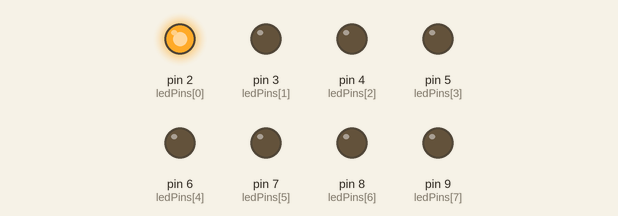
The sketch below on a simulated Arduino Uno, built with avr-gcc and run on an emulated ATmega328P. Shown: output pins drawn as LEDs (lit = HIGH).

Above: at 0.2 s.
At 1.7 s:
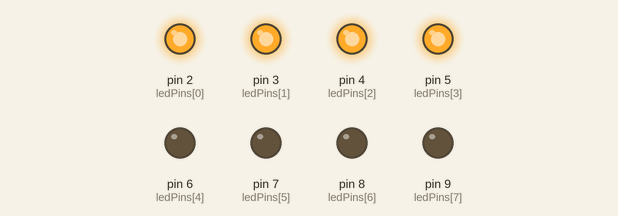
At 3.2 s:
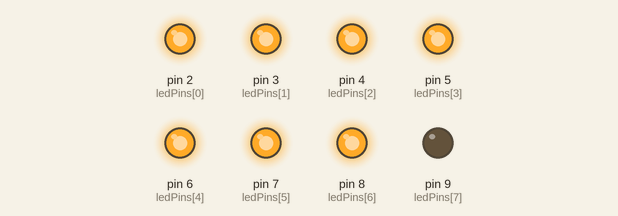
At 5.2 s:
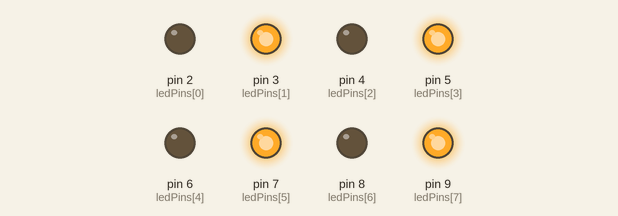
At 6.7 s:
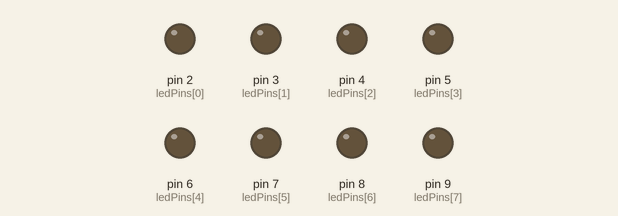
At 17.9 s:
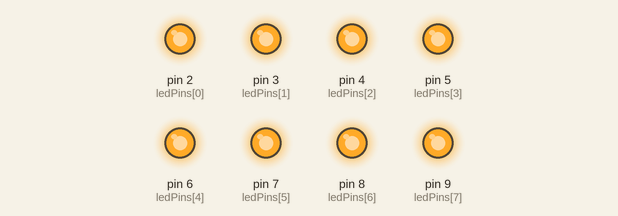
Timing chart, 0 to 18.5 s (numbered marks = the images above):
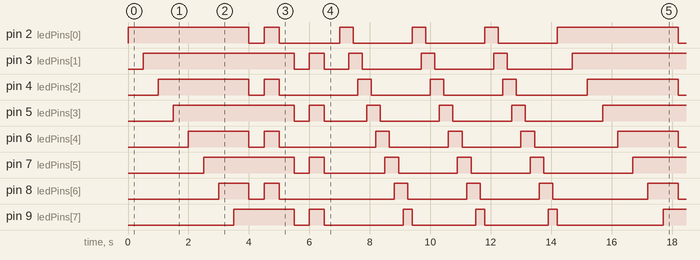

Measured:
- by itself, pin 2 (ledPins[0]): repeats every 14.2 s: LOW 0.50 s, HIGH 0.50 s, 3 × (LOW 2.0 s, HIGH 0.45 s), LOW 2.0 s, HIGH 4.0 s
- by itself, pin 7 (ledPins[5]): repeats every 14.2 s: LOW 0.50 s, HIGH 0.50 s, 3 × (LOW 2.0 s, HIGH 0.45 s), LOW 3.0 s, HIGH 3.0 s
- by itself, pin 4 (ledPins[2]): repeats every 14.2 s: LOW 0.50 s, HIGH 0.50 s, LOW 2.6 s, 2 × (HIGH 0.45 s, LOW 2.0 s), HIGH 0.45 s, LOW 2.4 s, HIGH 3.0 s
- by itself, pin 5 (ledPins[3]): repeats every 14.2 s: LOW 0.50 s, HIGH 0.50 s, LOW 1.4 s, 2 × (HIGH 0.45 s, LOW 2.0 s), HIGH 0.45 s, LOW 2.6 s, HIGH 4.0 s

The sketch:

LED_control.ino
```cpp
int ledPins[]={2,3,4,5,6,7,8,9};//設定Array

void setup() {
  for(int i=0;i<8;i++){
    pinMode(ledPins[i],OUTPUT);  //設定從第1個腳位到第8個皆輸出電源(程式語言是第0~7th)
  }
 }

void loop() {
  oneAfterAnotherLoop();
  igniteOddEven();
  oneOnatTime();
  oneOnatTime();
  oneOnatTime();
  }

void oneAfterAnotherLoop(){  //宣告它是一個void
  for(int i=0;i<8 ;i++){
    digitalWrite(ledPins[i],HIGH);
    delay(500);
  }
}

void igniteOddEven(){
     for(int i=0;i<8 ;i++){
      if(i%2==0){
    digitalWrite(ledPins[i],LOW);
      }
  }
  delay(500);
    for(int i=0;i<8 ;i++){
      if(i%2==0){
    digitalWrite(ledPins[i],HIGH);
      }
  }
  delay(500);
    for(int i=0;i<8 ;i++){
      if(i%2==0){
    digitalWrite(ledPins[i],LOW);
      }
  }
  delay(500);
    for(int i=0;i<8 ;i++){
      if(i%2==1){
    digitalWrite(ledPins[i],LOW);
      }
  }
  delay(500);
  for(int i=0;i<8 ;i++){
      if(i%2==1){
    digitalWrite(ledPins[i],HIGH);
      }
  }
  delay(500);
  for(int i=0;i<8 ;i++){
      if(i%2==1){
    digitalWrite(ledPins[i],LOW);
      }
  }
  delay(500);
}

void oneOnatTime(){
  int offLED;
  for(int i=0 ; i<8; i++){
    offLED = i-1;
    if(i==0){
      offLED = 7;
  }
  digitalWrite(ledPins[i],HIGH);
  delay(150);
  digitalWrite(ledPins[offLED],LOW);
  delay(150);
  }
  digitalWrite(ledPins[7],LOW);
}
```
